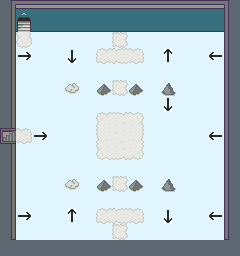

This is a level from a 2D game, rendered from its Tiled map with the project's own tilesets. A one-line summary and the map file follow, with tile-layer data summarised:
An orthogonal 15x16 tile map with 16x16 px tiles, 2 tile layers (Tile Layer 1, Tile Layer 2), 8 tilesets and 9 objects (3x Monster, 2x NPC, 2x Door).

<map version="1.9" tiledversion="1.9.0" orientation="orthogonal" renderorder="right-down" width="15" height="16" tilewidth="16" tileheight="16" infinite="0" backgroundcolor="#e1f5fe" nextlayerid="11" nextobjectid="75">
 <properties>
  <property name="action" value="(map-name &quot;XEONJIA TOWER – 8F&quot;)" />
  <property name="can-escape" type="bool" value="false" />
  <property name="disable-worldmap" type="bool" value="true" />
  <property name="map-name" value="XEONJIA TOWER – 8F" />
  <property name="music" value="tower" />
 </properties>
 <tileset firstgid="1" source="../tilesets/outdoor-1.tsx" />
 <tileset firstgid="129" source="../tilesets/monsters.tsx" />
 <tileset firstgid="204" source="../tilesets/npc_common.tsx" />
 <tileset firstgid="256" source="../tilesets/outdoor-2.tsx" />
 <tileset firstgid="416" source="../tilesets/outdoor-3.tsx" />
 <tileset firstgid="544" source="../tilesets/npc_main.tsx" />
 <tileset firstgid="576" source="../tilesets/basic.tsx" />
 <tileset firstgid="600" source="../tilesets/tower.tsx" />
 <layer id="1" name="Tile Layer 1" width="15" height="16">
  <data>[240 cells, 111 non-empty, 33 distinct tile ids]</data>
 </layer>
 <objectgroup id="9" name="npc">
  <object id="63" class="NPC" gid="558" x="16" y="160" width="16" height="16">
   <properties>
    <property name="action">(if  (= (enemies-count) 0)
  (begin
    (dialog '(("/_happy" "We won! We are strong!\nLet's move on.")))
    (wait)
    (leave-npc 63))
  (dialog '(("/_happy" "Hi!"))))</property>
    <property name="actionOnEvent">(if (get "x8-safe")
  (delete-me))</property>
    <property name="team" type="int" value="0" />
   </properties>
  </object>
  <object id="64" class="NPC" gid="574" x="16" y="128" width="16" height="16">
   <properties>
    <property name="action">(if  (= (enemies-count) 0)
  (begin
    (dialog '(("/" "An easy win.\nLet's move on.")))
    (wait)
    (leave-npc 64))
  (dialog '(("/" "Stay focused!"))))</property>
    <property name="actionOnEvent">(if (get "x8-safe")
  (delete-me))</property>
    <property name="team" type="int" value="0" />
   </properties>
  </object>
  <object id="67" class="Monster" gid="129" x="112" y="128" width="16" height="16">
   <properties>
    <property name="hp" type="float" value="100" />
    <property name="level" type="float" value="5" />
   </properties>
  </object>
  <object id="68" class="Monster" gid="154" x="96" y="160" width="16" height="16">
   <properties>
    <property name="hp" type="float" value="100" />
    <property name="level" type="float" value="5" />
   </properties>
  </object>
  <object id="69" class="Monster" gid="179" x="128" y="160" width="16" height="16">
   <properties>
    <property name="hp" type="float" value="100" />
    <property name="level" type="float" value="5" />
   </properties>
  </object>
 </objectgroup>
 <layer id="6" name="Tile Layer 2" width="15" height="16">
  <data>[240 cells, 0 non-empty, 0 distinct tile ids]</data>
 </layer>
 <objectgroup id="8" name="items">
  <object id="73" gid="587" x="112" y="48" width="16" height="16">
   <properties>
    <property name="healthPointsDelta" type="int" value="15" />
   </properties>
  </object>
  <object id="74" gid="587" x="112" y="240" width="16" height="16">
   <properties>
    <property name="healthPointsDelta" type="int" value="15" />
   </properties>
  </object>
 </objectgroup>
 <objectgroup id="10" name="spawn points">
  <object id="54" class="Door" x="16" y="128" width="16" height="16">
   <properties>
    <property name="mainDoor" type="bool" value="true" />
    <property name="orientation" type="int" value="2" />
    <property name="roomId" value="x7" />
   </properties>
  </object>
  <object id="66" class="Door" x="16" y="32" width="16" height="16">
   <properties>
    <property name="roomId" value="x9" />
   </properties>
  </object>
 </objectgroup>
</map>
